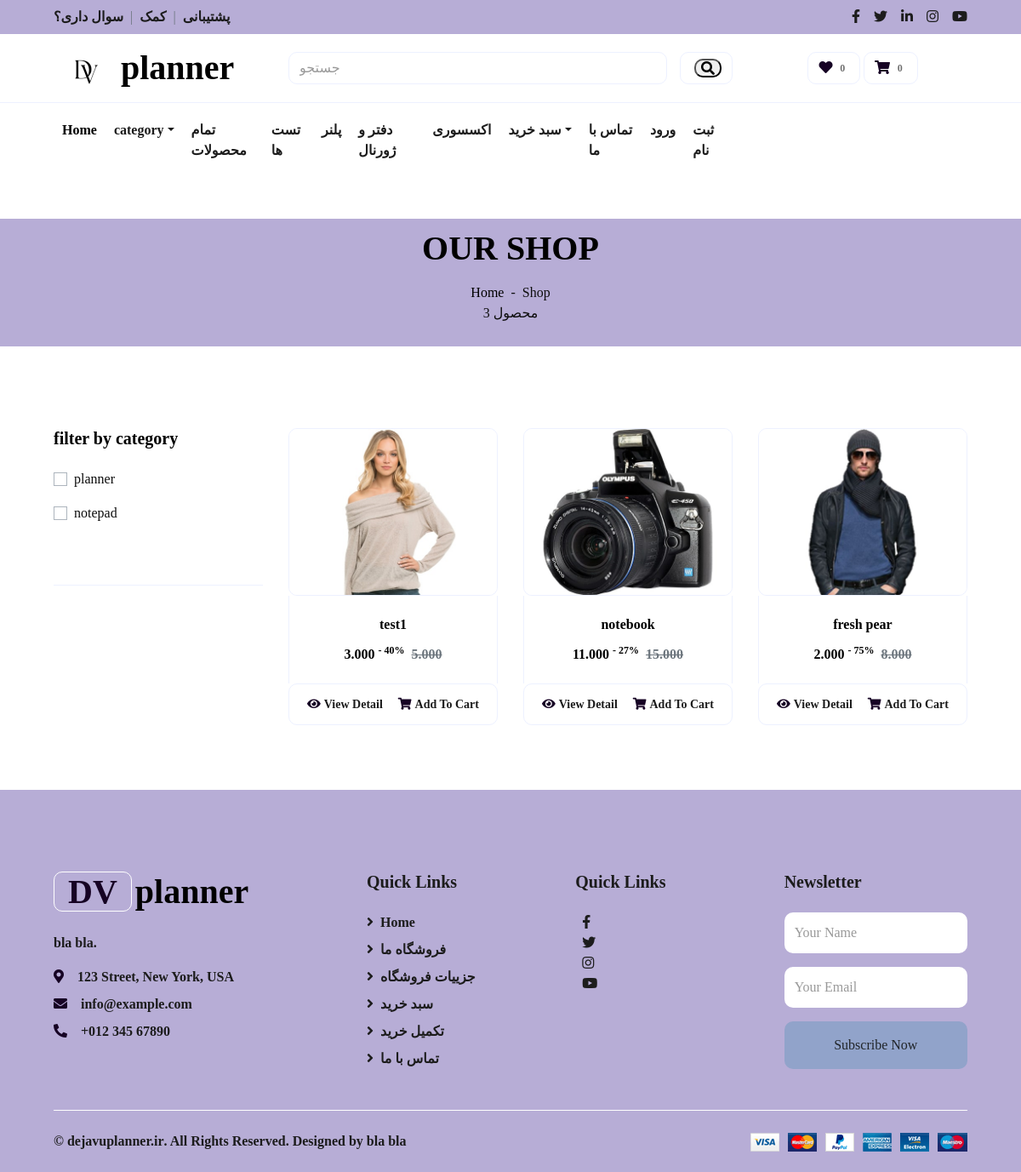
Screenshot of /products/ with the database file from the repository.
### core/models.py (models this page shows, shortened)
class Category(models.Model):
    cid = ShortUUIDField(unique=True, length= 10, max_length = 30, prefix= "cat", alphabet = "abcdefgh12345")
    title = models.CharField(max_length=100, default="planner")
    image = models.ImageField(upload_to="category", default="category.jpg")
    class Meta:
        verbose_name_plural = "Categories"

class Product(models.Model):
    pid = ShortUUIDField(unique=True, length= 10, max_length = 30, prefix= "prd", alphabet = "abcdefgh12345")
    user = models.ForeignKey(User, on_delete=models.SET_NULL, null=True)
    category = models.ForeignKey(Category, on_delete=models.SET_NULL, null=True, related_name="category")
    Vendor = models.ForeignKey(Vendor, on_delete=models.SET_NULL, null=True)
    title = models.CharField(max_length=100, default="fresh pear")
    image = models.ImageField(upload_to = user_directory_path, default="product.jpg")
    description = RichTextUploadingField(null=True, blank=True, default="this is the product")
    more_description = RichTextUploadingField(null=True, blank=True, default="this is more product")
    information = RichTextUploadingField(null=True, blank=True, default="this is the information part")
    price = models.DecimalField(max_digits=999999999999999999, decimal_places=3, default="100,000")
    old_price = models.DecimalField(max_digits=999999999999999999, decimal_places=3, default="200,000")
    specifications = models.TextField(null=True, blank=True, default="")
    tags = TaggableManager(blank=True)
    product_status = models.CharField(choices= STATUS, max_length=10, default="in_review")
    status = models.BooleanField(default=True)
    in_stock = models.BooleanField(default=True)
    featured = models.BooleanField(default= False)
    digital = models.BooleanField(default= False)
    sku = ShortUUIDField(unique=True, length= 10, max_length = 30, prefix= "sku", alphabet = "1234567890")
    date = models.TimeField(auto_now_add=True)
    updated = models.TimeField(null=True, blank=True)
    class Meta:
        verbose_name_plural = "products"
    def get_precentage(self):
        new_price = (((self.old_price - self.price)*100)/self.old_price)
        return new_price

### core/views.py (the view)
# urls.py: path("products/", product_list_view, name = "product-list"),
def product_list_view(request):
    products = Product.objects.filter(product_status= "published")
    context = {
        "products": products
    }
    return render(request, 'core/product-list.html', context)

### core/context_processor.py (called while the page is built)
def default(request):
    categories = Category.objects.all()
    vendors = Vendor.objects.all()
    try:
        adress = Adress.objects.get(user=request.user)
    except:
        adress = None
    return {
        'categories' : categories,
        'vendors' : vendors,
    }

### templates/core/product-list.html (shortened to what this page needs)
{% extends 'partials/blank.html' %}
{% load static %}
{% block content %}
    <div class="container-fluid bg-secondary mb-5">
        <div class="d-flex flex-column align-items-center justify-content-center" style="min-height: 150px">
            <h1 class="font-weight-semi-bold text-uppercase mb-3">Our Shop</h1>
            <div class="d-inline-flex">
                <p class="m-0"><a href="{% url 'core:index' %}">Home</a></p>
                <p class="m-0 px-2">-</p>
                <p class="m-0">Shop</p>
            </div>
            <div class="d-inline-flex">
                <p class="p-left">{{products.count}} محصول </p>
            </div>
        </div>
    </div>
    <div class="container-fluid pt-5">
        <div class="row px-xl-5">
            <div class="col-lg-3 col-md-12">
                <div class="border-bottom mb-4 pb-4">
                    <h5 class="font-weight-semi-bold mb-4">filter by category</h5>
                    <div class="mb-5">
                        {% for c in categories %}
                        <form>
                            <div class="custom-control custom-checkbox d-flex align-items-center justify-content-between mb-3">
                                <label class="custom-control-label" for="{{ c.id }}">{{ c.title }}</label>
                            </div>
                        </form>
                        {% endfor %}
                    </div>
                </div>
            </div>
            <div class="col-lg-9 col-md-12">
                    <div class="row products" id="filtered-product">
                        {% for p in products %}
                        <div class="col-lg-4 col-md-6 col-sm-12 pb-1">
                            <div class="card product-item border-0 mb-4">
                                <div class="card-header product-img position-relative overflow-hidden bg-transparent border p-0">
                                    <a href="{% url 'core:product-detail' p.pid %}">
                                        <img class="img-fluid w-100" src="{{p.image.url }}" alt="">
                                    </a>
                                </div>
                                <div class="card-body border-left border-right text-center p-0 pt-4 pb-3">
                                    <h6 class="text-truncate mb-3">{{p.title}}</h6>
                                    <div class="d-flex justify-content-center">
                                        <h6>{{ p.price }} <sup>- {{ p.get_precentage|floatformat:0 }}%</h6><h6 class="text-muted ml-2"><del>{{ p.old_price }}</del></h6>
                                    </div>
                                </div>
                                <div class="card-footer d-flex justify-content-between bg-light border">
                                    <a href="" class="btn btn-sm text-dark p-0"><i class="fas fa-eye text-primary mr-1"></i>View Detail</a>
                                    <a href="" class="btn btn-sm text-dark p-0"><i class="fas fa-shopping-cart text-primary mr-1"></i>Add To Cart</a>
                                </div>
                            </div>
                        </div>
                        {% endfor %}
                    </div>
                </div>
            </div>
        </div>
{% endblock content %}

### templates/partials/blank.html (style rules this page uses)
body { font-family: 'Times New Roman', Times, serif; }

### rows the page displays
Category: title "planner"
Category: title "notepad"
Product: image (picture), title "test1", price "3.000", get_precentage "40", old_price "5.000"
Product: image (picture), title "notebook", price "11.000", get_precentage "27", old_price "15.000"
Product: image (picture), title "fresh pear", price "2.000", get_precentage "75", old_price "8.000"

### other values shown
{{ request.session.cart_data_obj|length }} "0"
{{ products.count }} "3"
